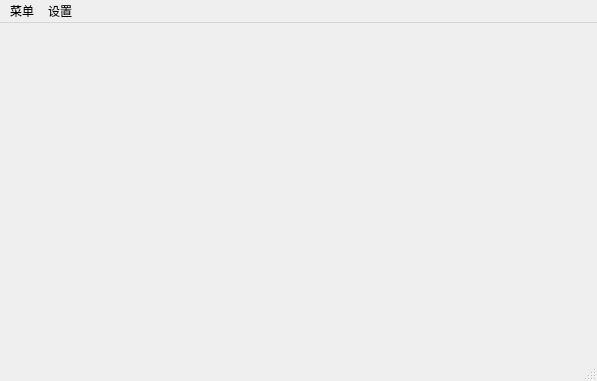
<?xml version="1.0" encoding="UTF-8"?>
<ui version="4.0">
 <class>ProcessMonitorClass</class>
 <widget class="QMainWindow" name="ProcessMonitorClass">
  <property name="geometry">
   <rect>
    <x>0</x>
    <y>0</y>
    <width>597</width>
    <height>381</height>
   </rect>
  </property>
  <property name="windowTitle">
   <string>ProcessMonitor</string>
  </property>
  <widget class="QWidget" name="centralWidget">
   <layout class="QHBoxLayout" name="horizontalLayout">
    <item>
     <widget class="QtCharts::QChartView" name="widget" native="true"/>
    </item>
   </layout>
  </widget>
  <widget class="QStatusBar" name="statusBar"/>
  <widget class="QMenuBar" name="menuBar">
   <property name="geometry">
    <rect>
     <x>0</x>
     <y>0</y>
     <width>597</width>
     <height>23</height>
    </rect>
   </property>
   <widget class="QMenu" name="menu">
    <property name="title">
     <string>菜单</string>
    </property>
    <addaction name="showOnBrowser"/>
    <addaction name="separator"/>
    <addaction name="sendToHost_btn"/>
    <addaction name="separator"/>
    <addaction name="logout_btn"/>
    <addaction name="separator"/>
    <addaction name="action_exit"/>
   </widget>
   <widget class="QMenu" name="menu_2">
    <property name="title">
     <string>设置</string>
    </property>
    <addaction name="test_btn"/>
    <addaction name="separator"/>
   </widget>
   <addaction name="menu"/>
   <addaction name="menu_2"/>
  </widget>
  <action name="action_open">
   <property name="text">
    <string>打开</string>
   </property>
  </action>
  <action name="action_exit">
   <property name="text">
    <string>退出</string>
   </property>
  </action>
  <action name="test_btn">
   <property name="text">
    <string>刷新</string>
   </property>
  </action>
  <action name="monitor">
   <property name="text">
    <string>监控</string>
   </property>
  </action>
  <action name="regist_btn">
   <property name="text">
    <string>注册</string>
   </property>
  </action>
  <action name="login_btn">
   <property name="text">
    <string>登录</string>
   </property>
  </action>
  <action name="showOnBrowser">
   <property name="text">
    <string>查看用时</string>
   </property>
  </action>
  <action name="sendToHost_btn">
   <property name="text">
    <string>发送到服务器</string>
   </property>
  </action>
  <action name="test_btn_2">
   <property name="text">
    <string>测试</string>
   </property>
  </action>
  <action name="action_setup">
   <property name="text">
    <string>修改监控软件</string>
   </property>
  </action>
  <action name="logout_btn">
   <property name="text">
    <string>注销</string>
   </property>
  </action>
 </widget>
 <layoutdefault spacing="6" margin="11"/>
 <customwidgets>
  <customwidget>
   <class>QtCharts::QChartView</class>
   <extends>QWidget</extends>
   <header>qchartview.h</header>
   <container>1</container>
  </customwidget>
 </customwidgets>
 <resources/>
 <connections/>
</ui>
